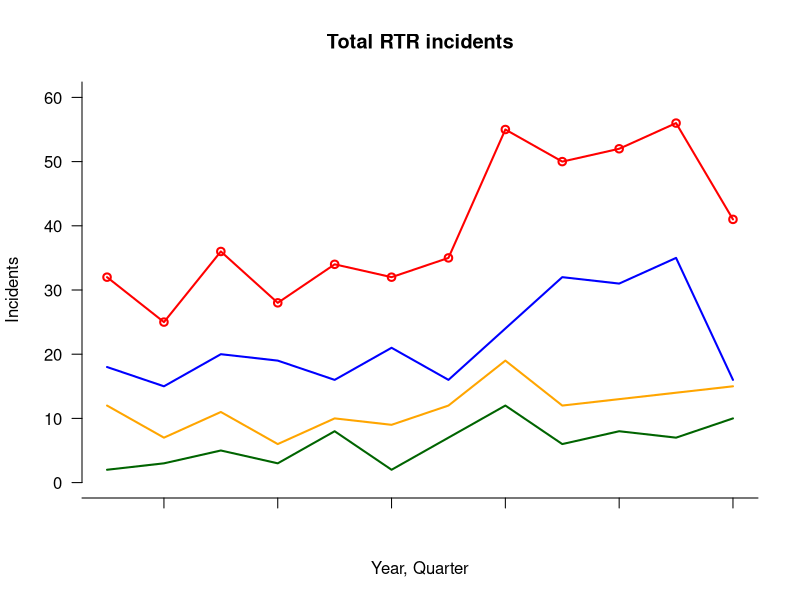
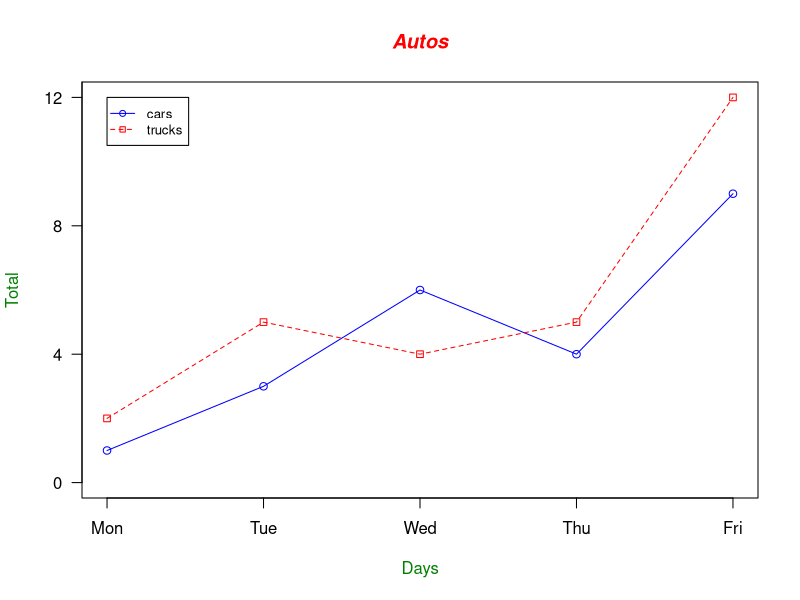

The R source for these figures, in order:
# Continuing to work with the RTR data
library(readr)
df <- read_csv("dfCrime.csv")

# notice we loaded in the version of the data with the years column
# Let's get the colummn names
names(df)

?plot
xrange <- c(1,12)
yrange <- c(0,60)

plot(xrange, yrange, type="n", axes=FALSE,
     xlab = "Year, Quarter", ylab = "Incidents",
     main = "Total RTR incidents")

lines(df$Total_RTR_incidents, type = "o", col = "red", lwd=2)
lines(df$SOF_only, type = "l", col = "orange", lwd=2)
lines(df$UOF_only, type = "l", col = "blue", lwd=2)
lines(df$Total_transitions, type = "l", col = "darkgreen", lwd=2)

#?axis
axis(1, las=1, at=2*0:xrange[2], labels=FALSE)
#axis(1, at=1:5, lab=c("Mon","Tue","Wed","Thu","Fri"))

axis(2, las=1, at=10*0:yrange[2])



# -----------

# Define 2 vectors
cars <- c(1, 3, 6, 4, 9)
trucks <- c(2, 5, 4, 5, 12)

# Calculate range from 0 to max value of cars and trucks
g_range <- range(0, cars, trucks)

# Graph autos using y axis that ranges from 0 to max 
# value in cars or trucks vector.  Turn off axes and 
# annotations (axis labels) so we can specify them ourself
plot(cars, type="o", col="blue", ylim=g_range, 
     axes=FALSE, ann=FALSE)

# Make x axis using Mon-Fri labels
axis(1, at=1:5, lab=c("Mon","Tue","Wed","Thu","Fri"))

# Make y axis with horizontal labels that display ticks at 
# every 4 marks. 4*0:g_range[2] is equivalent to c(0,4,8,12).
axis(2, las=1, at=4*0:g_range[2])

# Create box around plot
box()

# Graph trucks with red dashed line and square points
lines(trucks, type="o", pch=22, lty=2, col="red")

# Create a title with a red, bold/italic font
title(main="Autos", col.main="red", font.main=4)

# Label the x and y axes with dark green text
title(xlab="Days", col.lab=rgb(0,0.5,0))
title(ylab="Total", col.lab=rgb(0,0.5,0))

# Create a legend at (1, g_range[2]) that is slightly smaller 
# (cex) and uses the same line colors and points used by 
# the actual plots 
legend(1, g_range[2], c("cars","trucks"), cex=0.8, 
       col=c("blue","red"), pch=21:22, lty=1:2)
